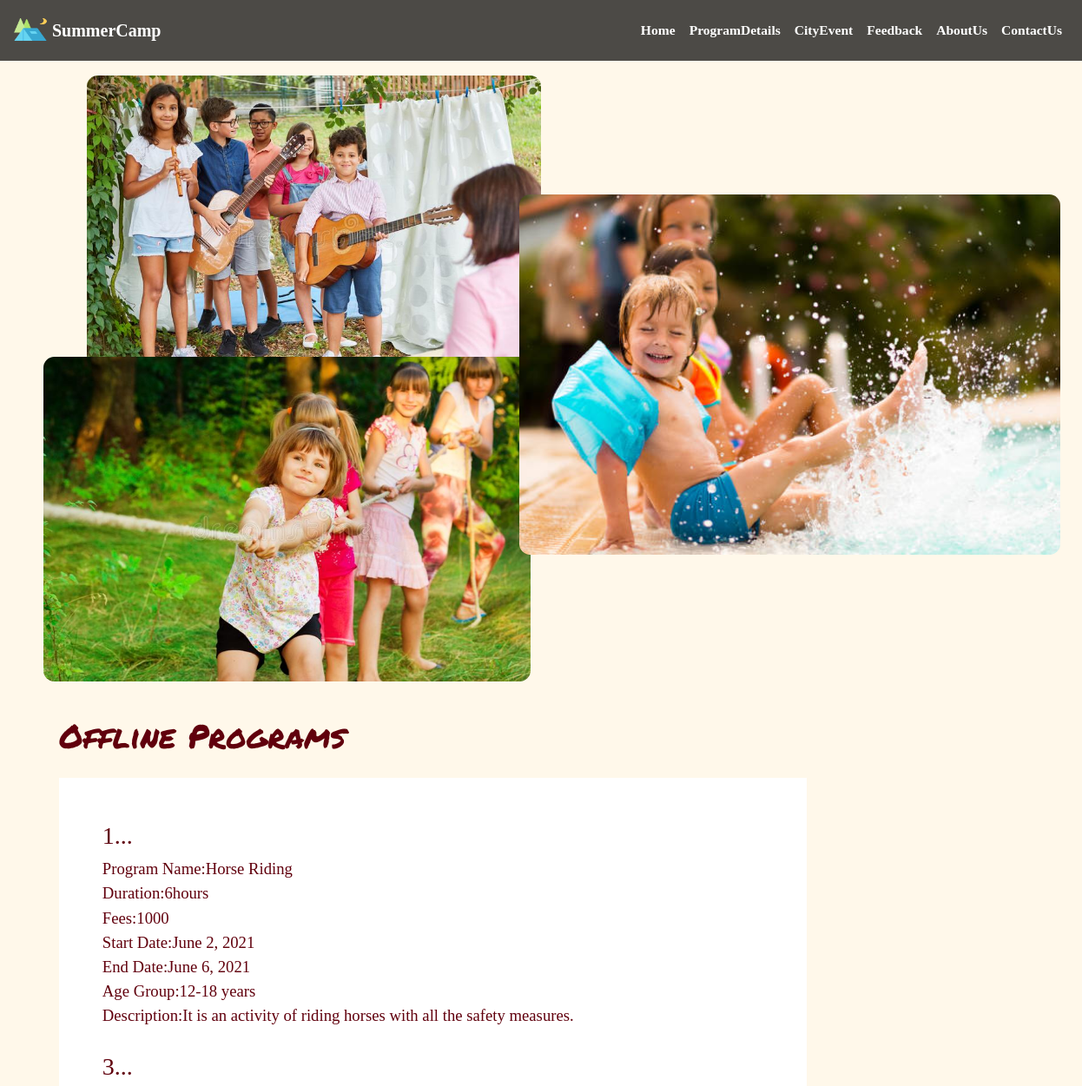
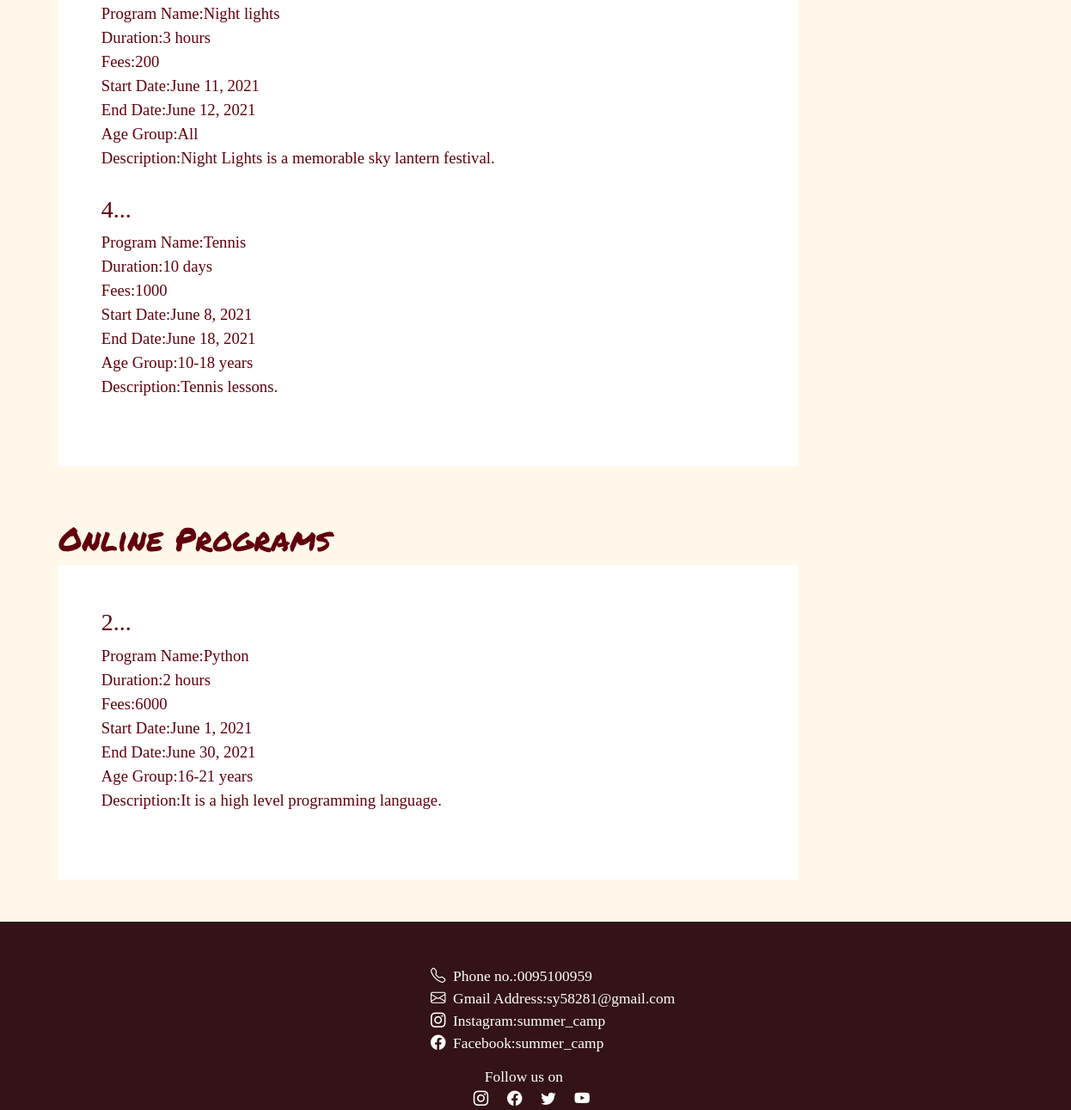
The app's page /program_details with its own data (2 pictures, top to bottom).
### summercampapp/models.py (models this page shows, shortened)
class Program_Management(models.Model):
    Programid = models.AutoField(primary_key=True)
    ProgramName=models.CharField(max_length=100,null=False)
    Duration=models.CharField(max_length=20,null=False)
    Fees=models.CharField(max_length=30,null=False,default="")
    StartDate=models.DateField(null=False,default="")
    EndDate=models.DateField(null=False,default="")
    Description=models.TextField(null=False)
    AgeGroup=models.CharField(max_length=20,null=False)
    TeachingMode=models.CharField(max_length=20,null=False,default="")

### summercampapp/views.py (the view)
# urls.py: path("program_details",views.program_details,name="program_details"),
def program_details(request):
    program_details=Program_Management.objects.all();
    para={
        "programdetails":program_details
    }
    return render(request,'summercampapp/program_management.html',para)

### summercampapp/templates/summercampapp/program_management.html (shortened to what this page needs)
{% extends 'summercampapp/mainfile.html'%}
{% block body%}
{% load static %}
<div class="details">
        <div class="img1">
            <img src="../static/summercampapp/images/9.jpg" />
        </div>
        <div class="img2">
            <img src="../static/summercampapp/images/10.jpg" />
        </div>
        <div class="img3">
            <img src="../static/summercampapp/images/14.jpg" />
        </div>
</div>
<div class="main">
  <div class="container offline">
    <h2>Offline Programs</h2>
        <div class="offline_data">
    {% for p in programdetails%}
      {% if p.TeachingMode == "Offline" %}
        <h3>{{p.Programid}}...</h3>
        Program Name:{{p.ProgramName}}<br>
        Duration:{{p.Duration}}<br>
        Fees:{{p.Fees}}<br>
        Start Date:{{p.StartDate}}<br>
        End Date:{{p.EndDate}}<br>
        Age Group:{{p.AgeGroup}}<br>
        Description:{{p.Description}}<br><br>
      {% endif %}
    {% endfor %}
        </div></div>
  <div class="container online">
    <h2>Online Programs</h2>
        <div class="online_data">
    {% for p in programdetails%}
      {% if p.TeachingMode == "Online" %}
        <h3>{{p.Programid}}...</h3>
        Program Name:{{p.ProgramName}}<br>
        Duration:{{p.Duration}}<br>
        Fees:{{p.Fees}}<br>
        Start Date:{{p.StartDate}}<br>
        End Date:{{p.EndDate}}<br>
        Age Group:{{p.AgeGroup}}<br>
        Description:{{p.Description}}<br><br>
      {% endif %}
    {% endfor %}
  </div></div>
</div>
{% endblock %}

### summercampapp/templates/summercampapp/mainfile.html (shortened to what this page needs)
<!DOCTYPE html>
<html lang="en">
{% load static %}
<head>
    <link rel="stylesheet" href="https://cdn.jsdelivr.net/npm/bootstrap@4.6.0/dist/css/bootstrap.min.css">
    <link rel="stylesheet" href="https://cdn.jsdelivr.net/npm/bootstrap-icons@1.5.0/font/bootstrap-icons.css">
</head>
<body>
<nav class="navbar navbar-expand-lg fixed-top">
  <a class="navbar-brand" >
    <img src="../static/summercampapp/images/tent.png" width="40" height="28" class="d-inline-block align-top" alt="">
      <b>SummerCamp</b>
  </a>
  <div class="collapse navbar-collapse" id="menu-bar">
    <ul class="navbar-nav" >
      <li class="nav-item active">
        <a class="nav-link" href="{{'homepage'}}">Home<span class="sr-only">(current)</span></a>
      </li>
      <li class="nav-item">
        <a class="nav-link" href="{{'program_details'}}">ProgramDetails </a>
      </li>
      <li class="nav-item">
        <a class="nav-link" href="{{'cityevent'}}">CityEvent</a>
      </li>
      <li class="nav-item">
        <a class="nav-link" href="{{'feedback'}}">Feedback</a>
      </li>
      <li class="nav-item">
        <a class="nav-link" href="{{'about'}}">AboutUs</a>
      </li>
      <li class="nav-item">
        <a class="nav-link" href="{{'contact'}}">ContactUs</a>
      </li>
    </ul>
  </div>
</nav>
{% block body %}
{% endblock %}
<br>
<div class="contact">
    <div class="container" style="margin-left:8vw;">
            <ul type="none">
                <li><i class="bi bi-telephone"></i>&nbsp&nbsp<a href="tel:+910095100959">Phone no.:0095100959</a></li>
                <li><i class="bi bi-envelope"></i>&nbsp&nbsp<a href="mailto:sy58281@gmail.com">Gmail Address:sy58281@gmail.com</a></li>
                <li><i class="bi bi-instagram"></i>&nbsp&nbspInstagram:summer_camp</li>
                <li><i class="bi bi-facebook"></i>&nbsp&nbspFacebook:summer_camp</li>
            </ul>
        <div class="follow">&nbsp&nbsp&nbspFollow us on<br>
            <i class="bi bi-instagram"></i>&nbsp&nbsp&nbsp&nbsp
            <i class="bi bi-facebook"></i>&nbsp&nbsp&nbsp&nbsp
            <i class="bi bi-twitter"></i>&nbsp&nbsp&nbsp&nbsp
            <i class="bi bi-youtube"></i>
        </div>
    </div>
</div>
</body>
</html>

### records on screen
Program_Management: Programid "1", ProgramName "Horse Riding", Duration "6hours", Fees "1000", StartDate "June 2, 2021", EndDate "June 6, 2021", AgeGroup "12-18 years", Description "It is an activity of riding horses with all the safety measures."
Program_Management: Programid "3", ProgramName "Night lights", Duration "3 hours", Fees "200", StartDate "June 11, 2021", EndDate "June 12, 2021", AgeGroup "All", Description "Night Lights is a memorable sky lantern festival."
Program_Management: Programid "4", ProgramName "Tennis", Duration "10 days", Fees "1000", StartDate "June 8, 2021", EndDate "June 18, 2021", AgeGroup "10-18 years", Description "Tennis lessons."
Program_Management: Programid "2", ProgramName "Python", Duration "2 hours", Fees "6000", StartDate "June 1, 2021", EndDate "June 30, 2021", AgeGroup "16-21 years", Description "It is a high level programming language."
